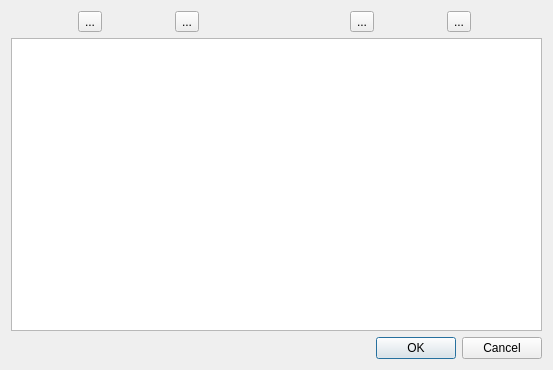
<?xml version="1.0" encoding="UTF-8"?>
<ui version="4.0">
 <class>DialogSqlFilter</class>
 <widget class="QDialog" name="DialogSqlFilter">
  <property name="geometry">
   <rect>
    <x>0</x>
    <y>0</y>
    <width>553</width>
    <height>370</height>
   </rect>
  </property>
  <property name="windowTitle">
   <string>Настройка отборов</string>
  </property>
  <layout class="QGridLayout" name="gridLayout">
   <item row="1" column="0">
    <widget class="QTableWidget" name="tableWidget"/>
   </item>
   <item row="2" column="0">
    <widget class="QDialogButtonBox" name="buttonBox">
     <property name="orientation">
      <enum>Qt::Horizontal</enum>
     </property>
     <property name="standardButtons">
      <set>QDialogButtonBox::Cancel|QDialogButtonBox::Ok</set>
     </property>
    </widget>
   </item>
   <item row="0" column="0">
    <layout class="QHBoxLayout" name="toolBarFilter">
     <item>
      <widget class="QToolButton" name="btnFilterItemDelete">
       <property name="toolTip">
        <string>Добавить</string>
       </property>
       <property name="text">
        <string>...</string>
       </property>
       <property name="icon">
        <iconset resource="resurce.qrc">
         <normaloff>:/img/itemAdd</normaloff>:/img/itemAdd</iconset>
       </property>
      </widget>
     </item>
     <item>
      <widget class="QToolButton" name="btnFilterItemAdd">
       <property name="toolTip">
        <string>Удалить</string>
       </property>
       <property name="text">
        <string>...</string>
       </property>
       <property name="icon">
        <iconset resource="resurce.qrc">
         <normaloff>:/img/itemDelete.png</normaloff>:/img/itemDelete.png</iconset>
       </property>
      </widget>
     </item>
     <item>
      <widget class="QLabel" name="label">
       <property name="maximumSize">
        <size>
         <width>5</width>
         <height>16777215</height>
        </size>
       </property>
       <property name="text">
        <string/>
       </property>
      </widget>
     </item>
     <item>
      <widget class="QToolButton" name="btnSaveFilter">
       <property name="toolTip">
        <string>Сохранить настройку</string>
       </property>
       <property name="text">
        <string>...</string>
       </property>
       <property name="icon">
        <iconset resource="resurce.qrc">
         <normaloff>:/img/loadFilter.png</normaloff>:/img/loadFilter.png</iconset>
       </property>
      </widget>
     </item>
     <item>
      <widget class="QToolButton" name="btnLoadFilter">
       <property name="toolTip">
        <string>Восстановить настройку</string>
       </property>
       <property name="text">
        <string>...</string>
       </property>
       <property name="icon">
        <iconset resource="resurce.qrc">
         <normaloff>:/img/saveFilter.png</normaloff>:/img/saveFilter.png</iconset>
       </property>
      </widget>
     </item>
    </layout>
   </item>
  </layout>
 </widget>
 <resources>
  <include location="resurce.qrc"/>
 </resources>
 <connections>
  <connection>
   <sender>buttonBox</sender>
   <signal>accepted()</signal>
   <receiver>DialogSqlFilter</receiver>
   <slot>accept()</slot>
   <hints>
    <hint type="sourcelabel">
     <x>248</x>
     <y>254</y>
    </hint>
    <hint type="destinationlabel">
     <x>157</x>
     <y>274</y>
    </hint>
   </hints>
  </connection>
  <connection>
   <sender>buttonBox</sender>
   <signal>rejected()</signal>
   <receiver>DialogSqlFilter</receiver>
   <slot>reject()</slot>
   <hints>
    <hint type="sourcelabel">
     <x>316</x>
     <y>260</y>
    </hint>
    <hint type="destinationlabel">
     <x>286</x>
     <y>274</y>
    </hint>
   </hints>
  </connection>
 </connections>
</ui>
